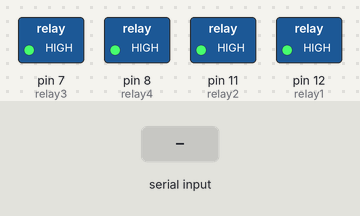
This sketch was run on a simulated Arduino Uno, built with avr-gcc and run on an emulated ATmega328P. On the bench: switched loads named in the sketch (green lamp = pin HIGH). The test bench sets the inputs (shaded band).

Above: at 1.2 s.
1.3 s: "1" received over Serial
At 1.4 s:
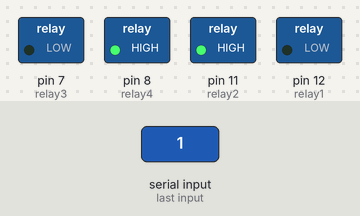
3.0 s: "2" received over Serial
At 3.1 s:
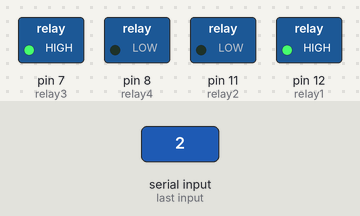
4.7 s: "4" received over Serial
At 4.77 s:
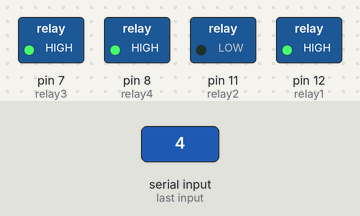
6.3 s: "5" received over Serial
At 6.37 s:
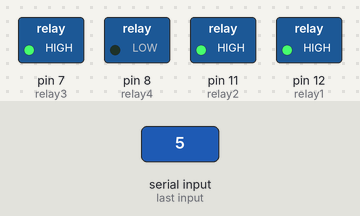
7.9 s: "6" received over Serial
At 7.97 s:
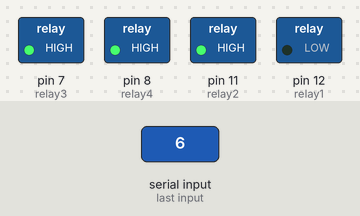
9.5 s: "7" received over Serial
At 9.57 s:
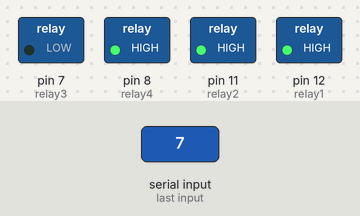
Timing chart, 0 to 12.1 s (numbered marks = the images above; inputs shaded):
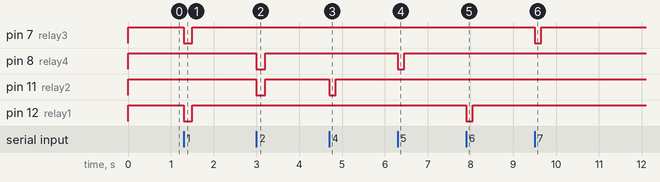

The sketch:

mesa.ino
```cpp
//------------------------------------
//Declara puertos de entradas y salidas
//------------------------------------

int relay1   =12;            //Pin donde se encuentra el relay de salida.
int relay2   =11;            //Pin donde se encuentra el relay de salida.
int relay3 =7;            //Pin donde se encuentra el relay de salida.
int relay4 =8;            //Pin donde se encuentra el relay de salida.
int option;

//------------------------------------
//Funcion principal
//------------------------------------
void setup() // Se ejecuta cada vez que el Arduino se inicia
{
 Serial.begin(9600);
 pinMode(relay1,OUTPUT);      //Configurar el relay de salida 1
 pinMode(relay2,OUTPUT);      //Configurar el relay de salida 1
 pinMode(relay3,OUTPUT);      //Configurar el relay de salida 1
 pinMode(relay4,OUTPUT);      //Configurar el relay de salida 1
 digitalWrite(relay1,HIGH);
 digitalWrite(relay2,HIGH);
 digitalWrite(relay3,HIGH);
 digitalWrite(relay4,HIGH);
}

//------------------------------------
//Funcion ciclicla
//------------------------------------
void loop() // Esta funcion se mantiene ejecutando
{           //  cuando este energizado el Arduino
   if (Serial.available()>0)
  {
    option=Serial.read();
    if(option=='1')
    {
      digitalWrite(relay1,LOW);
      digitalWrite(relay2,HIGH);
      digitalWrite(relay3,LOW);
      digitalWrite(relay4,HIGH);
      delay(200);
      digitalWrite(relay1,HIGH);
      digitalWrite(relay2,HIGH);
      digitalWrite(relay3,HIGH);
      digitalWrite(relay4,HIGH);
    }
    if(option=='2')
    {
         digitalWrite(relay1,HIGH);
         digitalWrite(relay2,LOW);
         digitalWrite(relay3,HIGH);
         digitalWrite(relay4,LOW);
         delay(200);
      digitalWrite(relay1,HIGH);
      digitalWrite(relay2,HIGH);
      digitalWrite(relay3,HIGH);
      digitalWrite(relay4,HIGH);

    }
    if(option=='3')
    {
         digitalWrite(relay1,HIGH);
         digitalWrite(relay2,HIGH);
         digitalWrite(relay3,HIGH);
         digitalWrite(relay4,HIGH);
    }
    if(option=='4')
    {
      digitalWrite(relay1,HIGH);
      digitalWrite(relay2,LOW);
      delay(150);
      digitalWrite(relay2,HIGH);
    }
    if(option=='5')
    {
      digitalWrite(relay3,HIGH);
      digitalWrite(relay4,LOW);
      delay(150);
      digitalWrite(relay4,HIGH);
    }
    if(option=='6')
    {
      digitalWrite(relay2,HIGH);
      digitalWrite(relay1,LOW);
      delay(150);
      digitalWrite(relay1,HIGH);
    }
    if(option=='7')
    {
      digitalWrite(relay4,HIGH);
      digitalWrite(relay3,LOW);
      delay(150);
      digitalWrite(relay3,HIGH);
    }
  }
}

//Fin program9a
```

Measured:
- after the input at 1.3 s, pin 7 (relay3), pin 12 (relay1): HIGH → LOW at once, → HIGH 0.20 s later
- after the input at 3.0 s, pin 8 (relay4), pin 11 (relay2): HIGH → LOW at once, → HIGH 0.20 s later
- after the input at 4.7 s, pin 11 (relay2): HIGH → LOW at once, → HIGH 0.15 s later
- after the input at 6.3 s, pin 8 (relay4): HIGH → LOW at once, → HIGH 0.15 s later
- after the input at 7.9 s, pin 12 (relay1): HIGH → LOW at once, → HIGH 0.15 s later
- after the input at 9.5 s, pin 7 (relay3): HIGH → LOW at once, → HIGH 0.15 s later
